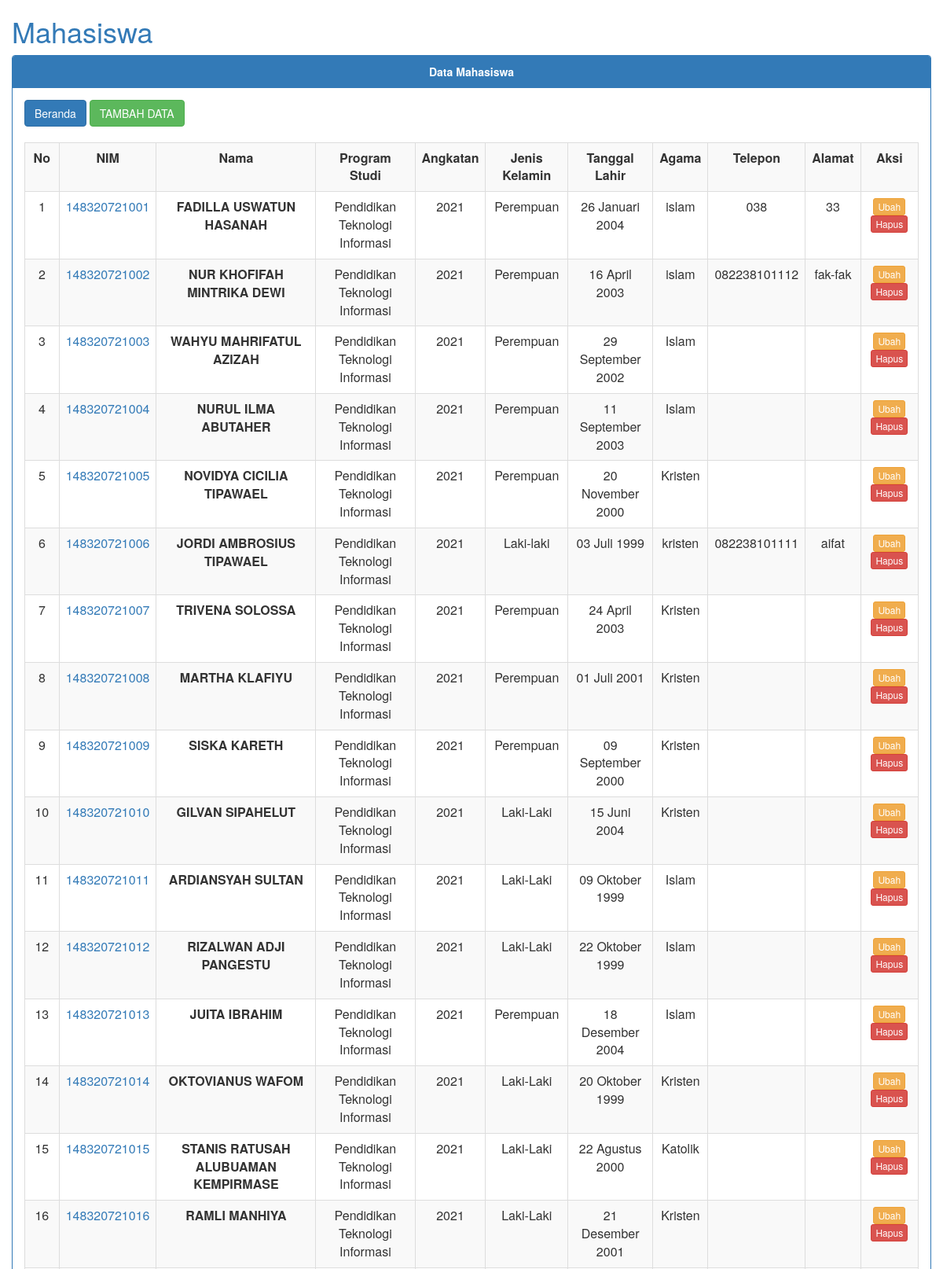
Screenshot of /index.php/mahasiswa (upper part) with the database file from the repository.
### tables this page shows
CREATE TABLE `m_mhs` (
  `id_mhs` char(36) NOT NULL,
  `prodi_id` char(36) NOT NULL,
  `nama_mhs` varchar(100) DEFAULT NULL,
  `nim` varchar(20) DEFAULT NULL,
  `angkatan` char(5) DEFAULT NULL,
  `status_mhs` char(30) DEFAULT NULL,
  `kelamin_mhs` char(10) DEFAULT NULL,
  `lahir_mhs` date DEFAULT NULL,
  `agama_mhs` char(10) DEFAULT NULL,
  `telepon_mhs` char(15) DEFAULT NULL,
  `alamat_mhs` varchar(100) DEFAULT NULL
);

CREATE TABLE `m_prodi` (
  `id_prodi` char(36) NOT NULL,
  `kode_prodi` char(10) DEFAULT NULL,
  `nama_prodi` varchar(100) DEFAULT NULL,
  `fakultas` varchar(100) DEFAULT NULL,
  `ketua_prodi` varchar(50) DEFAULT NULL
);

### application/controllers/Mahasiswa.php (called while the page is built, shortened)
<?php
class Mahasiswa extends CI_Controller {
	public function index()
	{
		$filter = null;
		$limit = null;
		$this->data['judul'] = "Mahasiswa";
		$this->data['judul1'] = "Data Mahasiswa";
		$this->data['listdata'] = $this->db->order_by('nim', 'ASC' )
			->join('m_prodi', 'm_prodi.id_prodi = m_mhs.prodi_id', 'left')
			->get_where('m_mhs', $filter, $limit)->result_array();
		$this->load->view('mhs/v_index', $this->data);
	}
}
?>

### index.php (called while the page is built, shortened)
<?php
require_once BASEPATH.'core/CodeIgniter.php';

### application/views/mhs/v_index.php (the view, shortened to what this page needs)
<link rel="stylesheet" href="<?= base_url('assets/bootstrap.css') ?>">
<div class="container-fluid">
<h1 class="text-primary"><?php echo $judul ?></h1>
<div class="row">
<div class="col-xs-12">
	<div class="panel panel-primary">
		<div class="panel-heading text-center"><strong><?php echo $judul1 ?></strong></div>
			<div class="panel-body">
<a class="btn btn-primary" href="<?= site_url() ?>">Beranda</a>
<a class="btn btn-success" href="<?= site_url('mahasiswa/tambah') ?>"> TAMBAH DATA</a>
<br><br>
<table class="table table-striped table-bordered table-hover">
    <tr>
        <th class="text-center">No</th>
        <th class="text-center">NIM</th>
        <th class="text-center">Nama</th>
        <th class="text-center">Program Studi</th>
        <th class="text-center">Angkatan</th>
        <th class="text-center">Jenis Kelamin</th>
        <th class="text-center">Tanggal Lahir</th>
        <th class="text-center">Agama</th>
        <th class="text-center">Telepon</th>
        <th class="text-center">Alamat</th>
        <th class="text-center">Aksi</th>
    </tr>
    <?php
     $no = 1;
     foreach($listdata as $data){
	echo '<tr>';
	echo '<td class="text-center">'.$no.'</td>';
	echo '<td class="text-center text-primary">'.$data['nim'].'</td>';
	echo '<td class="text-center"><strong>'.$data['nama_mhs'].'</strong></td>';
	echo '<td class="text-center">'.$data['nama_prodi'].'</td>';
	echo '<td class="text-center">'.$data['angkatan'].'</td>';
	echo '<td class="text-center">'.$data['kelamin_mhs'].'</td>';
	$bulanIndonesia = [
        'Januari', 'Februari', 'Maret', 'April', 'Mei', 'Juni', 'Juli',
        'Agustus', 'September', 'Oktober', 'November', 'Desember'
    ];
    $birthDate = date_create($data['lahir_mhs']);
    $day = date_format($birthDate, 'd');
    $month = intval(date_format($birthDate, 'm')) - 1;
    $year = date_format($birthDate, 'Y');
    $tanggalLahir = $day . ' ' . $bulanIndonesia[$month] . ' ' . $year;
    echo '<td class="text-center">'.$tanggalLahir.'</td>';
	echo '<td class="text-center">'.$data['agama_mhs'].'</td>';
	echo '<td class="text-center">'.$data['telepon_mhs'].'</td>';
	echo '<td class="text-center">'.$data['alamat_mhs'].'</td>';
	echo '<td class="text-center">
		<a class="btn btn-warning btn-xs" href="'. site_url('mahasiswa/ubah/'.$data['id_mhs']) .'">Ubah</a>
		<a onclick="return confirm(`Anda yakin hapus ?`)" class="btn btn-danger btn-xs" href="'. site_url('mahasiswa/hapus/'.$data['id_mhs']) .'">Hapus</a>
	     </td>';
	echo '</tr>';
	$no++;
     }
    ?>
</table>
</div>
</div>
</div>
		</div>
	</div>

### rows the page displays
m_mhs: nim "148320721001", nama_mhs "FADILLA USWATUN HASANAH", prodi.nama_prodi "Pendidikan Teknologi Informasi", angkatan "2021", kelamin_mhs "Perempuan", lahir_mhs "26 Januari 2004", agama_mhs "islam", telepon_mhs "038", alamat_mhs "33"
m_mhs: nim "148320721002", nama_mhs "NUR KHOFIFAH MINTRIKA DEWI", prodi.nama_prodi "Pendidikan Teknologi Informasi", angkatan "2021", kelamin_mhs "Perempuan", lahir_mhs "16 April 2003", agama_mhs "islam", telepon_mhs "082238101112", alamat_mhs "fak-fak"
m_mhs: nim "148320721003", nama_mhs "WAHYU MAHRIFATUL AZIZAH", prodi.nama_prodi "Pendidikan Teknologi Informasi", angkatan "2021", kelamin_mhs "Perempuan", lahir_mhs "29 September 2002", agama_mhs "Islam"
m_mhs: nim "148320721004", nama_mhs "NURUL ILMA ABUTAHER", prodi.nama_prodi "Pendidikan Teknologi Informasi", angkatan "2021", kelamin_mhs "Perempuan", lahir_mhs "11 September 2003", agama_mhs "Islam"
m_mhs: nim "148320721005", nama_mhs "NOVIDYA CICILIA TIPAWAEL", prodi.nama_prodi "Pendidikan Teknologi Informasi", angkatan "2021", kelamin_mhs "Perempuan", lahir_mhs "20 November 2000", agama_mhs "Kristen"
m_mhs: nim "148320721006", nama_mhs "JORDI AMBROSIUS TIPAWAEL", prodi.nama_prodi "Pendidikan Teknologi Informasi", angkatan "2021", kelamin_mhs "Laki-laki", lahir_mhs "03 Juli 1999", agama_mhs "kristen", telepon_mhs "082238101111", alamat_mhs "aifat"
m_mhs: nim "148320721007", nama_mhs "TRIVENA SOLOSSA", prodi.nama_prodi "Pendidikan Teknologi Informasi", angkatan "2021", kelamin_mhs "Perempuan", lahir_mhs "24 April 2003", agama_mhs "Kristen"
m_mhs: nim "148320721008", nama_mhs "MARTHA KLAFIYU", prodi.nama_prodi "Pendidikan Teknologi Informasi", angkatan "2021", kelamin_mhs "Perempuan", lahir_mhs "01 Juli 2001", agama_mhs "Kristen"
m_mhs: nim "148320721009", nama_mhs "SISKA KARETH", prodi.nama_prodi "Pendidikan Teknologi Informasi", angkatan "2021", kelamin_mhs "Perempuan", lahir_mhs "09 September 2000", agama_mhs "Kristen"
m_mhs: nim "148320721010", nama_mhs "GILVAN SIPAHELUT", prodi.nama_prodi "Pendidikan Teknologi Informasi", angkatan "2021", kelamin_mhs "Laki-Laki", lahir_mhs "15 Juni 2004", agama_mhs "Kristen"
m_mhs: nim "148320721011", nama_mhs "ARDIANSYAH SULTAN", prodi.nama_prodi "Pendidikan Teknologi Informasi", angkatan "2021", kelamin_mhs "Laki-Laki", lahir_mhs "09 Oktober 1999", agama_mhs "Islam"
m_mhs: nim "148320721012", nama_mhs "RIZALWAN ADJI PANGESTU", prodi.nama_prodi "Pendidikan Teknologi Informasi", angkatan "2021", kelamin_mhs "Laki-Laki", lahir_mhs "22 Oktober 1999", agama_mhs "Islam"
m_mhs: nim "148320721013", nama_mhs "JUITA IBRAHIM", prodi.nama_prodi "Pendidikan Teknologi Informasi", angkatan "2021", kelamin_mhs "Perempuan", lahir_mhs "18 Desember 2004", agama_mhs "Islam"
m_mhs: nim "148320721014", nama_mhs "OKTOVIANUS WAFOM", prodi.nama_prodi "Pendidikan Teknologi Informasi", angkatan "2021", kelamin_mhs "Laki-Laki", lahir_mhs "20 Oktober 1999", agama_mhs "Kristen"
m_mhs: nim "148320721015", nama_mhs "STANIS RATUSAH ALUBUAMAN KEMPIRMASE", prodi.nama_prodi "Pendidikan Teknologi Informasi", angkatan "2021", kelamin_mhs "Laki-Laki", lahir_mhs "22 Agustus 2000", agama_mhs "Katolik"
m_mhs: nim "148320721016", nama_mhs "RAMLI MANHIYA", prodi.nama_prodi "Pendidikan Teknologi Informasi", angkatan "2021", kelamin_mhs "Laki-Laki", lahir_mhs "21 Desember 2001", agama_mhs "Kristen"

### other values shown
$judul "Mahasiswa"
$judul1 "Data Mahasiswa"
